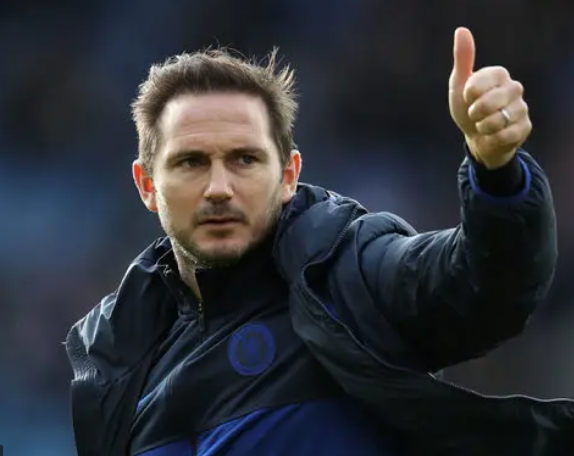
#> input picture Face detection/lampard.PNG, 574 x 456 px
$ python generate_images.py
#> lines starting #> are read from the running program, lines starting #| are printed output that depends on the picture; after the words box and inside, x2 and y2 are one past the last pixel; in counts of white or black regions, pixels touching at a corner belong together
import cv2

face_cascade=cv2.CascadeClassifier('haarcascade_frontalface_default.xml')
img=cv2.imread('lampard.PNG')
#> img is the input picture: shape (456, 574, 3); mean B, G, R 55.1, 49.2, 45.9
imggray=cv2.cvtColor(img,cv2.COLOR_BGR2GRAY)
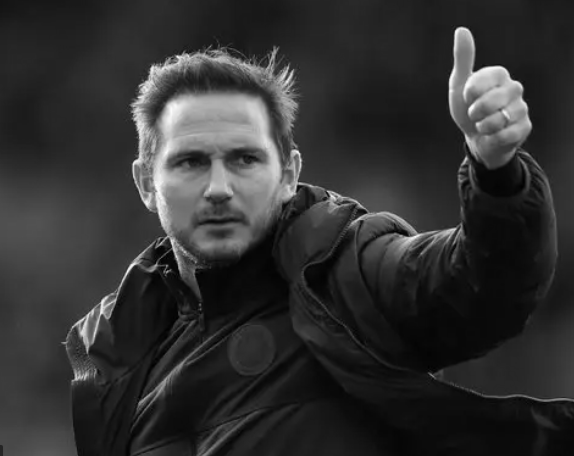
#> imggray: shape (456, 574); min 0, max 252, mean 48.9
faces=face_cascade.detectMultiScale(imggray,1.05,3)
#> faces = [[137, 101, 158, 158]]
for (x,y,w,h) in faces:
    cv2.rectangle(img,(x,y),(x+w,y+h),(0,0,255),2)
#> this loop made 1 pass
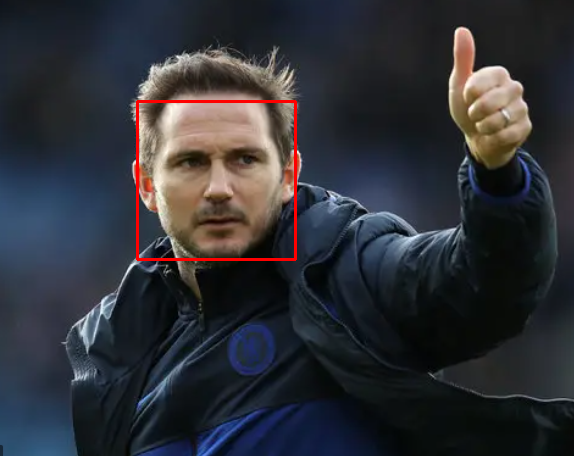
#> img: shape (456, 574, 3); 0.72% of pixels changed, all inside (x1, y1, x2, y2) = (136, 100, 297, 261)
cv2.imshow('img',img)
print("Is the face detected correctly?(y/n)")
k=cv2.waitKey(0)
#> (key Esc is pressed here)
if(k==ord('y')):
    face=imggray[y:y+h,x:x+w]
    face=cv2.resize(face,(200,200))
    name=input("Enter the index of image:")
    cv2.imwrite('lamps_face.jpg'.format(name),face)

$ run again, with Face detection/got.PNG copied over Face detection/lampard.PNG
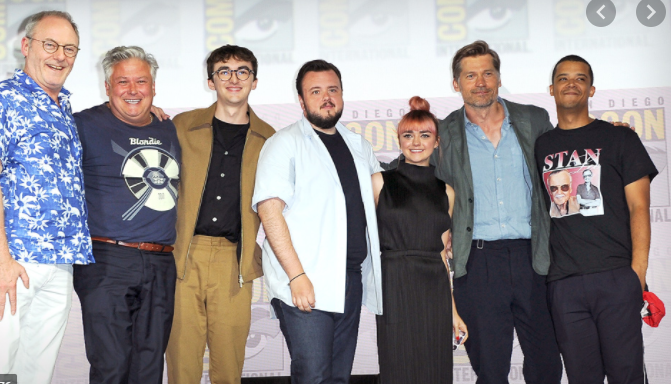
#> input picture Face detection/got.PNG, 671 x 384 px
#> img is the input picture: shape (384, 671, 3); mean B, G, R 143.8, 142.2, 147.1
#> `imggray=cv2.cvtColor(img,cv2.COLOR_BGR2GRAY)`:
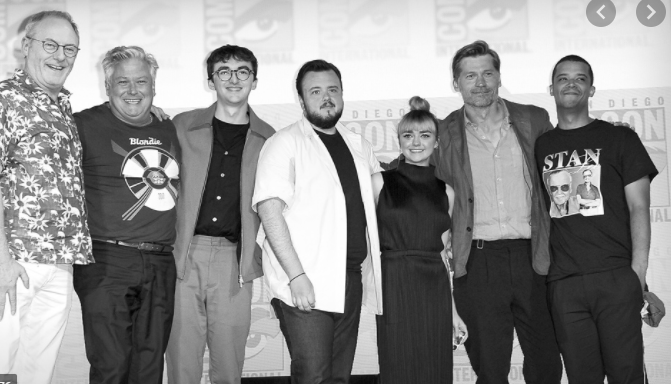
#> imggray: shape (384, 671); min 1, max 255, mean 143.9
#> faces = [[456, 56, 47, 47], [549, 61, 47, 47], [208, 52, 50, 50], [299, 71, 50, 50], [394, 117, 47, 47], [536, 171, 45, 45], [106, 62, 52, 52], [30, 25, 57, 57], [85, 296, 54, 54], [464, 124, 58, 58], [86, 27, 86, 86], [539, 237, 98, 98]]
#> the loop `for (x,y,w,h) in faces:` made 12 passes
#> after the loop `for (x,y,w,h) in faces:`:
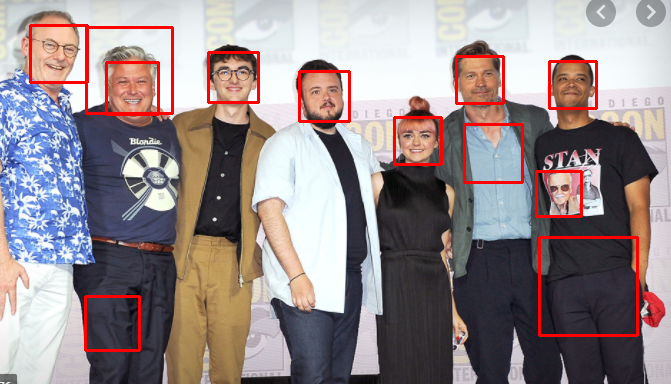
#> img: shape (384, 671, 3); 3.11% of pixels changed, all inside (x1, y1, x2, y2) = (29, 24, 639, 352)
